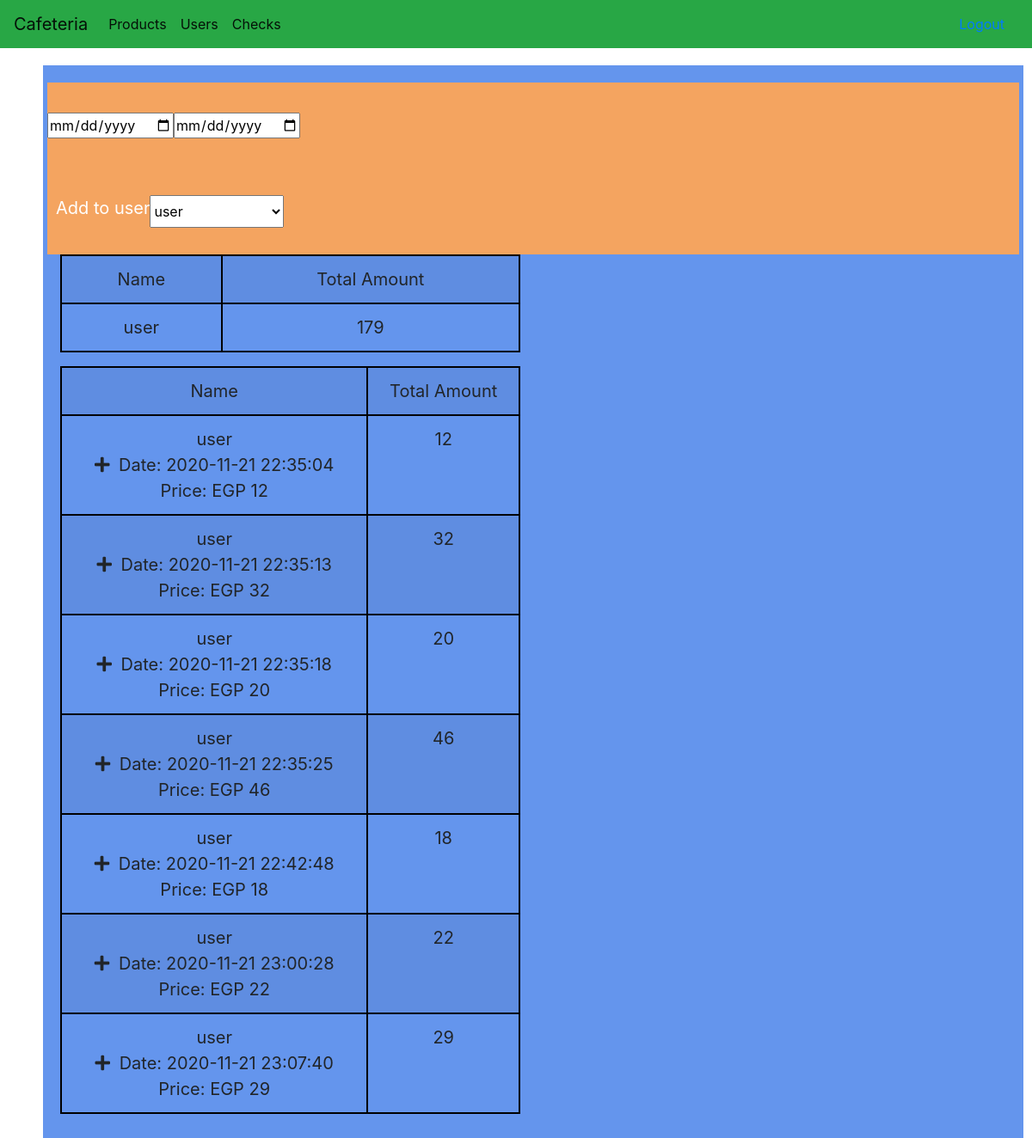
The app's page /admin_part/checks.php?users=6, older data.
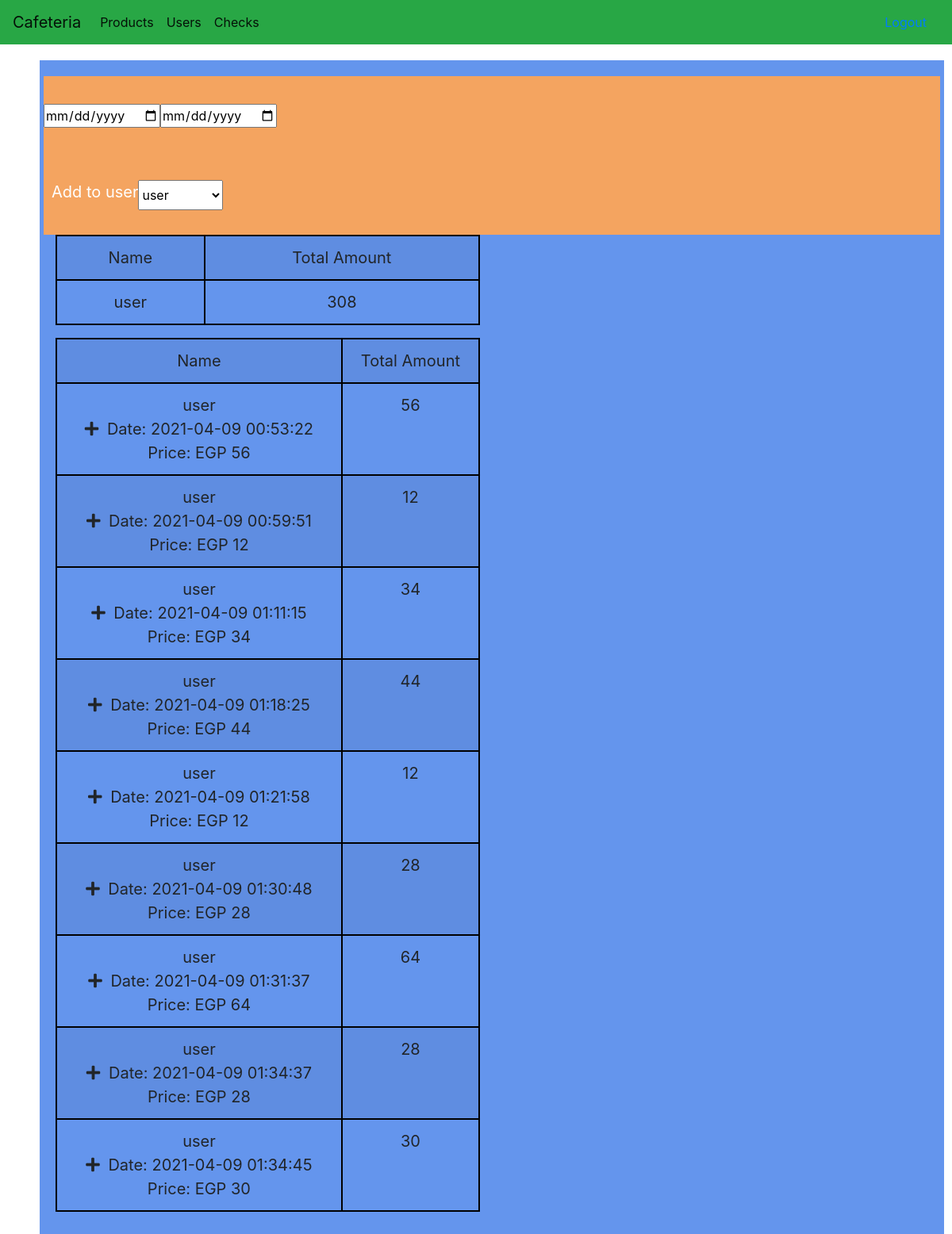
The same page, newer data.
### tables this page shows
CREATE TABLE `orders` (
  `order_Id` int(11) NOT NULL,
  `order_action` varchar(50) DEFAULT NULL,
  `order_price` int(11) DEFAULT NULL,
  `user_Id` int(11) DEFAULT NULL,
  `status_Id` int(11) DEFAULT NULL,
  `date` timestamp NOT NULL DEFAULT current_timestamp()
);

### admin_part/users.php (called while the page is built, shortened)
<?php
$dns = "mysql:dbname=cafeteria;host=localhost;";
$username = 'root';
$password = "";
try {
    $db = new PDO($dns,$username,$password);
    $query = "SELECT * FROM `users`";
    $stmt = $db->prepare($query);
    $stmt->execute();
    $users = $stmt->fetchAll(PDO::FETCH_OBJ);
} catch (Throwable $th) {
    throw $th;
}

### admin_part/orders.php (called while the page is built, shortened)
<?php
$dns = "mysql:dbname=cafeteria;host=localhost;";
$username = 'root';
$password = "";
$userId = intval($_GET['users'] ?? null);
try {
    $db = new PDO($dns, $username, $password);
    $query = "SELECT users.Id, users.user_name , orders.date , orders.order_price , orders.order_Id  FROM `users`
                LEFT JOIN `orders` ON `orders`.user_Id = `users`.Id ";
    $condition = [];
    if (!empty($userId)) {
        $condition[] = "  users.Id = " . $userId;
    }
    if (!empty($condition)) {
        $query .= " WHERE ";
        $query .= implode(" AND ", $condition);
    }
    $query .= " GROUP BY order_Id";
    $stmt = $db->prepare($query);
    $stmt->execute();
    $userOrders = $stmt->fetchAll(PDO::FETCH_OBJ);
    $userUnique = [];
    foreach ($userOrders as $key => $order) {
        if (!isset($userUnique[$order->Id])) {
            $userUnique[$order->Id]  =  ["name" => $order->user_name, "userId" => $order->Id, "sum" => 0];
        }
        $userUnique[$order->Id]['sum'] += $order->order_price;
        $userUnique[$order->Id]['orders'][] = ["Date" => $order->date, "orderId" => $order->order_Id, "price" => $order->order_price];
    }
} catch (Throwable $th) {
    throw $th;
}

### admin_part/checks.php (the view, shortened to what this page needs)
<?php include '../auth/admin_auth.php';
include 'header.php';
?>
<?php
include('users.php');
include('orders.php');
?>
<!DOCTYPE html>
<html lang="en">
<head>
  <link rel="stylesheet" href="https://cdn.jsdelivr.net/npm/bootstrap@4.5.3/dist/css/bootstrap.min.css">
  <link rel="stylesheet" href="https://pro.fontawesome.com/releases/v5.10.0/css/all.css" />
  <link rel="stylesheet" href="style.css">
</head>
<body>
  <div class="container">
    <div class="row">
      <div class="col-12" id="things">
        <form action="checks.php" method="GET" id="sendData">
          <div class="row selectUsers align-content-center">
            <input type="date" value="<?= $_GET['fromDate'] ?? null ?>" class="form-input" name="fromDate" id="fromDate">
            <input type="date" value="<?= $_GET['toDate'] ?? null ?>" class="form-input" name="toDate" id="toDate">
          </div>
          <div class="row selectUsers align-content-center">
            <label for="">Add to user</label>
            <select name="users" class="form-input" id="orderUser">
              <?php foreach ($users as $key => $user) {   ?>
                <option value="<?= $user->Id ?>" <?php if ($user->Id == ($_GET['users'] ?? null)) { ?> selected="selected" <?php } ?>> <?= $user->user_name ?></option>
              <?php } ?>
            </select>
          </div>
        </form>
        <div class="row align-content-center" id="ordersUser">
          <div class="col-12 col-md-6">
            <table class="table table-striped orderTb">
              <tr>
                <td>Name</td>
                <td>Total Amount</td>
              </tr>
              <?php foreach ($userUnique as $key => $user) {
              ?>
                <tr>
                  <td><?= $user['name'] . "<br>";
                      ?> </td>
                  <td><?= $user['sum'] ?></td>
                </tr>
              <?php } ?>
            </table>
            <table class="table table-striped orderTb">
              <tr>
                <td>Name</td>
                <td>Total Amount</td>
              </tr>
              <?php
              foreach ($userUnique as $key => $user) {
              ?>
                <?php foreach ($user['orders'] as $key1 => $order) {  ?>
                  <tr>
                    <td>
                      <?= $user['name'] . "<br>"; ?>
                      <i value="<?= $order['orderId'] ?>" style='margin-right:5px;' onclick="ayhaga(<?= $order['orderId'] ?>)" class='fas fa-plus'></i>
                      <?php echo "Date: " . $order['Date'] . "</br>  Price: EGP " . $order['price'] . "</br>";
                      ?> </td>
                    <td><?= $order['price'] ?></td>
                  </tr>
              <?php }
              } ?>
            </table>
          </div>
          <div class="col-6">
          </div>
        </div>
      </div>
    </div>
</body>
</html>

### admin_part/header.php (shortened to what this page needs)
<!DOCTYPE html>
<html lang="en">
<head>
    <link rel="stylesheet" href="https://cdn.jsdelivr.net/npm/bootstrap@4.5.3/dist/css/bootstrap.min.css">
    <link rel="stylesheet" href="https://pro.fontawesome.com/releases/v5.10.0/css/all.css" />
    <link rel="stylesheet" href="style.css">
</head>
<body>
    <div class="container-fluid">
        <div class="row">
            <nav class="navbar navbar-expand-lg navbar-light bg-active bg-success">
                <a class="navbar-brand" href="#">Cafeteria</a>
                <div class="collapse navbar-collapse" id="navbarSupportedContent">
                    <ul class="navbar-nav mr-auto">
                        <li class="nav-item active">
                            <a class="nav-link" href="Allproducts.php">Products <span class="sr-only">(current)</span></a>
                        </li>
                        <li class="nav-item active">
                            <a class="nav-link" href="all_users.php">Users</a>
                        </li>
                        <li class="nav-item active">
                            <a class="nav-link" href="checks.php">Checks</a>
                        </li>
                    </ul>
                    <ul class="nav nav-nav-pills justify-content-end">
                        <li><a href="../auth/logout.php" class="nav-link">Logout</a></li>
                    </ul>
                </div>
            </nav>
        </div>
    </div>

### admin_part/style.css (style rules this page uses)
* { margin: 0; padding: 0; box-sizing: border-box; }
.navbar { width: 100%; }
#things { background-color: cornflowerblue; padding: 20px; margin: 20px; }
.selectUsers { background-color: sandybrown; min-height: 100px; }
#things label { font-size: 20px; color: white; margin-left: 10px; }
.orderTb { border: 1px solid black; text-align: center; font-size: 20px; }
.orderTb td { border: 2px solid black; }

Row changes from the older to the newer data that the page shows:
removed orders: name "user", $order['orderId'] 24 (drawn), date "2020-11-21 22:35:04", order_price "12"
removed orders: name "user", $order['orderId'] 25 (drawn), date "2020-11-21 22:35:13", order_price "32"
removed orders: name "user", $order['orderId'] 26 (drawn), date "2020-11-21 22:35:18", order_price "20"
removed orders: name "user", $order['orderId'] 27 (drawn), date "2020-11-21 22:35:25", order_price "46"
removed orders: name "user", $order['orderId'] 28 (drawn), date "2020-11-21 22:42:48", order_price "18"
removed orders: name "user", $order['orderId'] 29 (drawn), date "2020-11-21 23:00:28", order_price "22"
removed orders: name "user", $order['orderId'] 30 (drawn), date "2020-11-21 23:07:40", order_price "29"
added orders: name "user", $order['orderId'] 36 (drawn), date "2021-04-09 00:53:22", order_price "56"
added orders: name "user", $order['orderId'] 37 (drawn), date "2021-04-09 00:59:51", order_price "12"
added orders: name "user", $order['orderId'] 38 (drawn), date "2021-04-09 01:11:15", order_price "34"
added orders: name "user", $order['orderId'] 39 (drawn), date "2021-04-09 01:18:25", order_price "44"
added orders: name "user", $order['orderId'] 40 (drawn), date "2021-04-09 01:21:58", order_price "12"
added orders: name "user", $order['orderId'] 41 (drawn), date "2021-04-09 01:30:48", order_price "28"
added orders: name "user", $order['orderId'] 42 (drawn), date "2021-04-09 01:31:37", order_price "64"
added orders: name "user", $order['orderId'] 43 (drawn), date "2021-04-09 01:34:37", order_price "28"
added orders: name "user", $order['orderId'] 44 (drawn), date "2021-04-09 01:34:45", order_price "30"
Text that changed along with them:
new list line: "user 308"
list line gone: "user 179"
